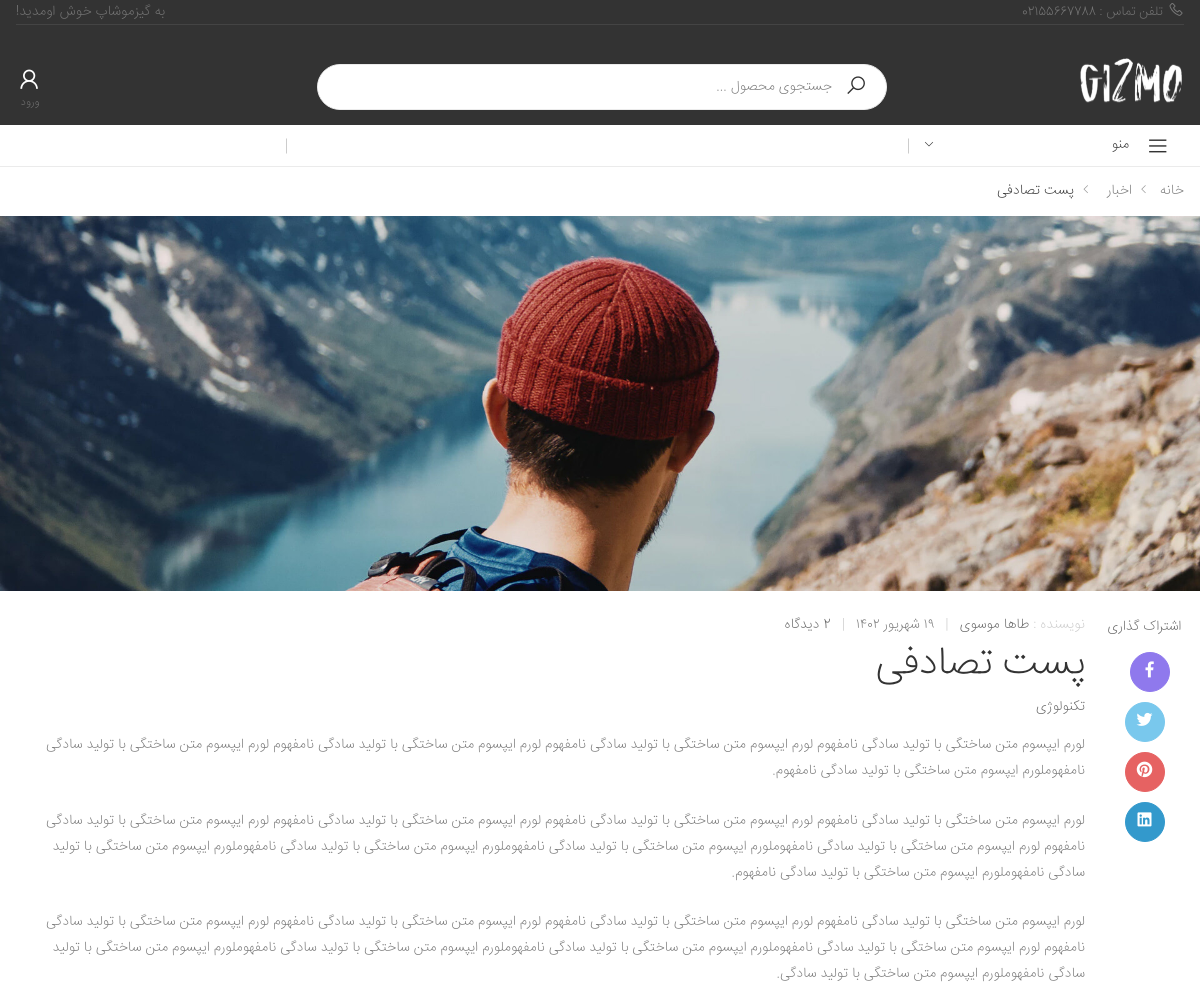
Page /blog/posts/grobrk/ (upper part) on the earlier database version.
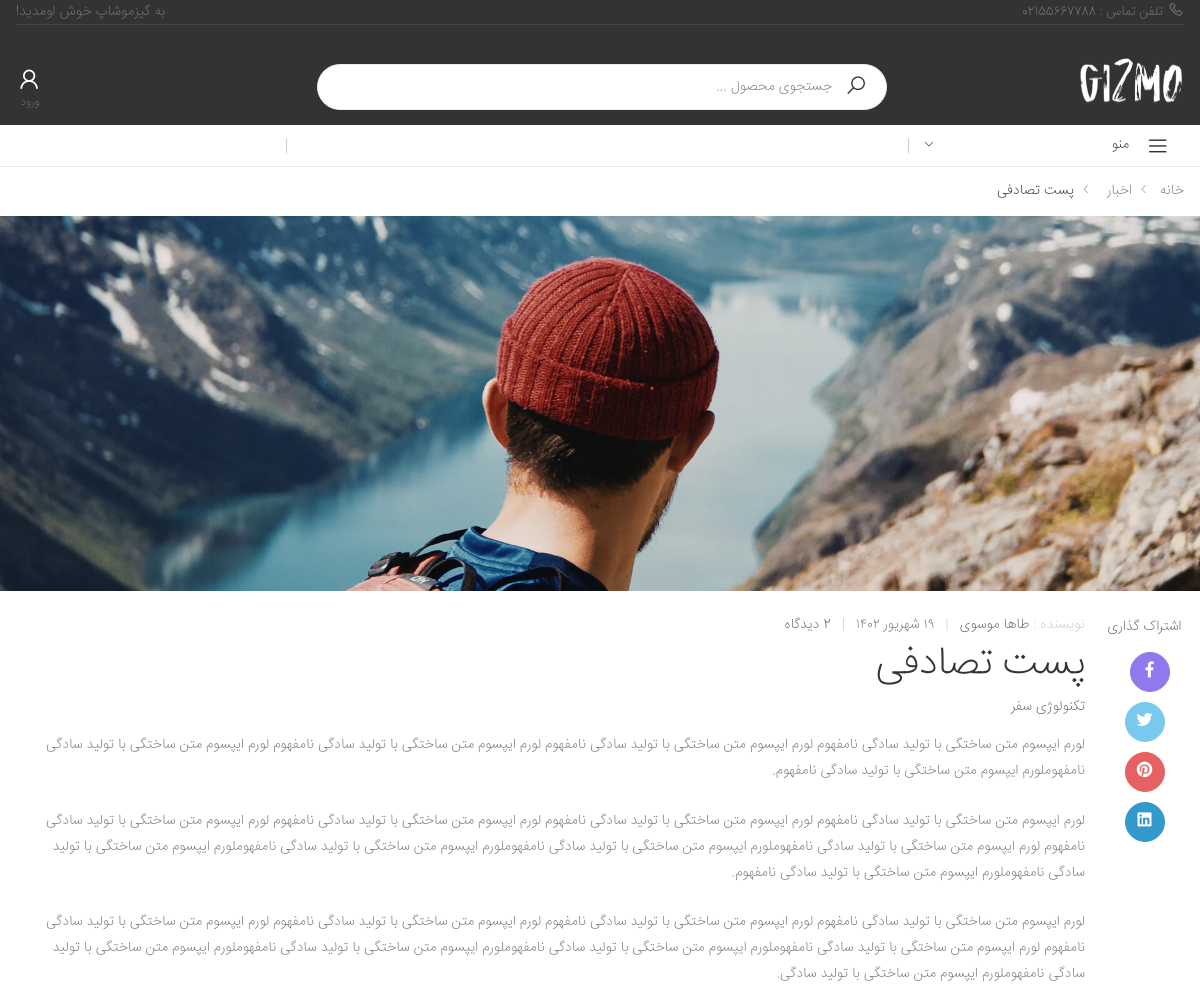
Same page on the later database version.
### blog/models.py (models this page shows, shortened)
class Post(models.Model):
    status_ch = (
        ('p' , "انتشار یافته"),
        ('d', "پیش نویس"),
        ('i', "در انتظار انتشار"),
        ('b',"برگشت داده شده"),
    )
    title = models.CharField(max_length=50,verbose_name="تیتر")
    text = models.TextField(verbose_name="متن")
    Author = models.ForeignKey(User,on_delete=models.CASCADE,related_name="posts",verbose_name="نویسنده")
    Cover = models.ImageField(upload_to="images",null=True,blank=True,verbose_name="تصویر")
    drafted = models.DateTimeField(auto_now_add=True,verbose_name="تاریخ پیش نویس")
    publish = models.DateTimeField(default=timezone.now,verbose_name="تاریخ انتشار")
    update = models.DateTimeField(auto_now=True,verbose_name="تاریخ آپدیت")
    slug = models.SlugField(max_length=40, unique = True,verbose_name="آدرس")
    status = models.CharField(max_length=1,choices = status_ch,verbose_name="وضعیت")
    Category = models.ManyToManyField(Category,related_name = "posts",verbose_name="دسته بندی")
    objects = PostManager()
    class Meta:
        verbose_name = "پست"
        verbose_name_plural = "پست ها"
    def shamsi_date(self):
        return jalali_converter(self.publish)
    shamsi_date.short_description = "publish"

class Category(models.Model):
    status_ch = (
        ('a' , "Active"),
        ('d', "Deactive"),
    )
    title = models.CharField(max_length=50,verbose_name="تیتر")
    slug = models.SlugField(max_length=40, unique = True,verbose_name="آدرس")
    Cover = models.ImageField(upload_to="images",null=True,blank=True,verbose_name="تصویر")
    status = models.CharField(max_length=1,choices = status_ch,verbose_name="وضعیت")
    objects = CategoryManager()
    def __str__(self):
        return self.title
    def get_absolute_url(self):
        return "comment"
    class Meta:
        verbose_name = "دسته بندی"
        verbose_name_plural = "دسته بندی ها"

### accounts/models.py (models this page shows, shortened)
class User(AbstractBaseUser):
    phoneNumber = models.CharField(unique=True, max_length=11)
    full_name = models.CharField(max_length=100, null=True, blank=True)
    is_admin = models.BooleanField(default=False)
    is_active = models.BooleanField(default=True)
    email = models.EmailField(unique=True)
    image = models.ImageField(upload_to='web_shop/users/%Y/%m/%d/',blank=True,null=True)
    bio = models.CharField(max_length=500,blank=True,null=True)
    can_change_password = models.BooleanField(default=False)
    code = models.IntegerField(blank=True,null=True)
    wishlist = models.ManyToManyField(Product,blank=True,related_name ="wishlist")
    informing = models.ManyToManyField(Product,blank=True,related_name ="informing")
    USERNAME_FIELD = 'phoneNumber'
    objects = MyUserManager()

### blog/views.py (the view)
# urls.py: path('posts/<slug>/',PostDetail.as_view(),name = "post"),
class PostDetail(DetailView):
    template_name = "blog/Post_detail.html"
    context_object_name = "post"
    def get_object(self):
        slug = self.kwargs.get('slug')
        return get_object_or_404(Post.objects.published(), slug=slug)

### blog/managers.py (called while the page is built)
    def published(self):
        return self.filter(status = "p")

### facades/jalali.py (called while the page is built)
    def persian_tuple(self):
        return self.persian_year, self.persian_month, self.persian_day

### facades/utils.py (called while the page is built)
def persion_converter_number(en_number):
    numbers = {
        "1" : "۱",
        "2" : "۲",
        "3" : "۳",
        "4" : "۴",
        "5" : "۵",
        "6" : "۶",
        "7" : "۷",
        "8" : "۸",
        "9" : "۹",
        "0" : "۰",
    }
    for k , v in numbers.items():
        en_number = en_number.replace(k,v)
    return en_number

### blog/templates/blog/Post_detail.html (shortened to what this page needs)
{% extends 'facades/base.html' %}
{% load static %}
{% block css %}{% include 'facades/parts/css.html' %}{% endblock %}
{% block main %}
<main class="main">
            <nav aria-label="breadcrumb" class="breadcrumb-nav border-0 mb-0">
                <div class="container">
                    <ol class="breadcrumb">
                        <li class="breadcrumb-item"><a href="{% url "facades:home" %}">خانه</a></li>
                        <li class="breadcrumb-item"><a href="#">اخبار</a></li>
                        <li class="breadcrumb-item active" aria-current="page">{{post.title}}</li>
                    </ol>
                </div>
            </nav>
            <div class="page-content">
                <figure class="entry-media">
                    <img src="{{post.Cover.url}}" alt="توضیحات عکس">
                </figure>
                <div class="container">
                    <article class="entry single-entry entry-fullwidth">
                        <div class="row">
                            <div class="col-lg-11">
                                <div class="entry-body">
                                    <div class="entry-meta">
                                        <span class="entry-author">
                                            نویسنده : <a href="#">{{post.Author.full_name}}</a>
                                        </span>
                                        <span class="meta-separator">|</span>
                                        <p>{{post.shamsi_date}}</p>
                                        <span class="meta-separator">|</span>
                                        <a href="#">2 دیدگاه</a>
                                    </div>
                                    <h2 class="entry-title entry-title-big">
                                        {{post.title}}
                                    </h2>
                                    <div class="entry-cats">
                                        {% for cat in post.Category.all %}
                                            <a href="{{cat.get_absolute_url}}">{{cat}}</a>
                                        {% endfor %}
                                    </div>
                                    <div class="entry-content editor-content">
                                        <p>لورم ایپسوم متن ساختگی با تولید سادگی نامفهوم لورم ایپسوم متن ساختگی با تولید
                                            سادگی نامفهوم لورم ایپسوم متن ساختگی با تولید سادگی نامفهوم لورم ایپسوم متن
                                            ساختگی با تولید سادگی نامفهوملورم ایپسوم متن ساختگی با تولید سادگی نامفهوم.
                                        </p>
                                        <p>لورم ایپسوم متن ساختگی با تولید سادگی نامفهوم لورم ایپسوم متن ساختگی با تولید
                                            سادگی نامفهوم لورم ایپسوم متن ساختگی با تولید سادگی نامفهوم لورم ایپسوم متن
                                            ساختگی با تولید سادگی نامفهوم لورم ایپسوم متن ساختگی با تولید سادگی
                                            نامفهوملورم ایپسوم متن ساختگی با تولید سادگی نامفهوملورم ایپسوم متن ساختگی
                                            با تولید سادگی نامفهوملورم ایپسوم متن ساختگی با تولید سادگی نامفهوملورم
                                            ایپسوم متن ساختگی با تولید سادگی نامفهوم.</p>
                                        <p>لورم ایپسوم متن ساختگی با تولید سادگی نامفهوم لورم ایپسوم متن ساختگی با تولید
                                            سادگی نامفهوم لورم ایپسوم متن ساختگی با تولید سادگی نامفهوم لورم ایپسوم متن
                                            ساختگی با تولید سادگی نامفهوم لورم ایپسوم متن ساختگی با تولید سادگی
                                            نامفهوملورم ایپسوم متن ساختگی با تولید سادگی نامفهوملورم ایپسوم متن ساختگی
                                            با تولید سادگی نامفهوملورم ایپسوم متن ساختگی با تولید سادگی نامفهوملورم
                                            ایپسوم متن ساختگی با تولید سادگی.</p>
                                    </div>
                                </div>
                            </div>
                            <div class="col-lg-1 order-lg-first mb-2 mb-lg-0">
                                <div class="sticky-content">
                                    <div class="social-icons social-icons-colored social-icons-vertical">
                                        <span class="social-label">اشتراک گذاری</span>
                                        <a href="#" class="social-icon social-facebook" title="فیسبوک"
                                            target="_blank"><i class="icon-facebook-f"></i></a>
                                        <a href="#" class="social-icon social-twitter" title="توییتر" target="_blank"><i
                                                class="icon-twitter"></i></a>
                                        <a href="#" class="social-icon social-pinterest" title="پینترست"
                                            target="_blank"><i class="icon-pinterest"></i></a>
                                        <a href="#" class="social-icon social-linkedin" title="لینکدین"
                                            target="_blank"><i class="icon-linkedin"></i></a>
                                    </div>
                                </div>
                            </div>
                        </div>
                    </article>
                </div>
            </div>
        </main>
{% endblock %}

### facades/templates/facades/base.html (shortened to what this page needs)
{% load static %}
<!DOCTYPE html>
<html lang="en" dir="rtl">
<head>
    <link rel="stylesheet" href="{% static 'facades/css/bootstrap.min.css' %}">
    <link rel="stylesheet" href="{% static 'facades/css/bootstrap-rtl.min.css' %}">
    <link rel="stylesheet" href="{% static 'facades/css/plugins/owl-carousel/owl.carousel.css' %}">
    <link rel="stylesheet" href="{% static 'facades/css/plugins/magnific-popup/magnific-popup.css' %}">
    <link rel="stylesheet" href="{% static 'facades/css/myCss.css' %}">
    {% block css %}{% endblock %}
</head>
<body>
  <div class="page-wrapper">
  {% include 'facades/parts/black_header.html' %}
  <main class="main">
  {% block main %}
  {% endblock %}
    </main>
</div>
</body>
</html>

### facades/templates/facades/parts/css.html
{% load static %}
<link rel="stylesheet" href="{% static 'facades/css/style.css' %}">

### facades/templates/facades/parts/black_header.html (shortened to what this page needs)
{% load static %}
<header class="header header-intro-clearance header-3">
    <div class="header-top">
        <div class="container">
                    <div class="header-left">
                        <a href=""><i class="icon-phone"></i>تلفن تماس : 02155667788</a>
                    </div>
                    <div class="header-right">
                        <ul class="top-menu">
                            <li>
                                <ul>
                                    <li><p> به گیزموشاپ خوش اومدید! </li></p>
                                </ul>
                            </li>
                        </ul>
                    </div>
                </div>
    </div>
    <div class="header-middle" style="height: 10rem;">
        <div class="container">
            <div class="header-left">
                <a href="{% url 'facades:home' %}" class="logo">
                    <img src="{% static 'facades/images/logi.png' %}" alt="Logo image" width="105" height="25">
                </a>
            </div>
            <div class="header-center">
                <div class="header-search header-search-extended header-search-visible d-none d-lg-block">
                    <form action="{% url 'stuff:product_search' 1 %}" method="GET">
                      <div class="header-search-wrapper search-wrapper-wide">
                        <button class="btn btn-primary" type="submit"><i class="icon-search"></i></button>
                        <input type="search" class="form-control" name="query" id="query" placeholder="جستجوی محصول ..." required>
                      </div>
                    </form>
                  </div>
            </div>
            <div class="header-right">
              {% if request.user.is_authenticated %}
              <div class="wishlist">
                            <a href="{% url 'stuff:showWishList' 1 %}" title="لیست محصولات مورد علاقه شما">
                                <div class="icon">
                                    <i class="icon-heart-o"></i>
                                    <span class="wishlist-count badge">{{wishlistAmount}}</span>
                                </div>
                                <p>مورد علاقه</p>
                            </a>
                  </div>
                <div class="dropdown cart-dropdown">
                    <a href="{% url 'cart:detail' %}" class="dropdown-toggle" role="button" data-toggle="dropdown"
                        aria-haspopup="true" aria-expanded="false" data-display="static">
                        <div class="icon">
                            <i class="icon-shopping-cart"></i>
                            <span class="cart-count">{{cart.get_count}}</span>
                        </div>
                        <p>سبد خرید</p>
                    </a>
                    {% if cart.get_count != 0 %}
                    <div class="dropdown-menu dropdown-menu-right">
                        <div class="dropdown-cart-products">
                            {% for item in cart %}
                            <div class="product">
                                <div class="product-cart-details">
                                    <h4 class="product-title">
                                        <a href="{{item.product.get_absolute_url}}">{{item.product}}</a>
                                    </h4>
                                    <span class="cart-product-info">
                                        <span class="cart-product-qty">{{item.quantity}} x </span>
                                        {{item.product.discounted_price}} تومان
                                    </span>
                                </div>
                                <figure class="product-image-container">
                                    <a href="{{item.product.get_absolute_url}}" class="product-image">
                                        <img src="{{item.product.image.url}}" alt="{{item.product.alt}}">
                                    </a>
                                </figure>
                                {% if item.product %}
                                <a href="{% url 'cart:cart_remove' item.id %}" class="btn-remove" title="حذف محصول"><i class="icon-close"></i></a>
                                {% endif %}
                            </div>
                            {% endfor %}
                        </div>
                        <div class="dropdown-cart-total">
                            <span>مجموع</span>
                            <span class="cart-total-price">{{cart.get_total_price}} تومان</span>
                        </div>
                        <div class="dropdown-cart-action">
                            <a href="{% url 'cart:detail' %}" class="btn btn-primary">مشاهده سبد خرید</a>
                            <a href="checkout.html" class="btn btn-outline-primary-2"><span>پرداخت</span><i
                                    class="icon-long-arrow-left"></i></a>
                        </div>
                    </div>
                    {% else %}
                {% endif %}
                </div>
              {% else %}
              <div class="wishlist">
                  <a href="#signin-modal" data-toggle="modal" title="Login">
                      <div class="icon">
                          <i class="icon-user"></i>
                      </div>
                      <p>ورود</p>
                  </a>
              </div>
                {% endif %}
            </div>
        </div>
    </div>
    <div class="header-bottom sticky-header">
        <div class="container">
            <div class="header-left">
                <div class="dropdown category-dropdown">
                    <a href="#" class="dropdown-toggle" role="button" data-toggle="dropdown"
                        aria-haspopup="true" aria-expanded="false" data-display="static"
                        title="دسته بندی فروشگاه">
                        منو <i class="icon-angle-down"></i>
                    </a>
                </div>
            </div>
            <div class="header-right">
            </div>
        </div>
    </div>
</header>

### facades/templates/facades/parts/sur.html (shortened to what this page needs)
{% load static %}

### facades/templates/facades/parts/footer.html (shortened to what this page needs)
{% load static %}

### facades/templates/facades/parts/mobile.html (shortened to what this page needs)
{% load static %}

Differences in the rows shown:
added Category: title "سفر"
